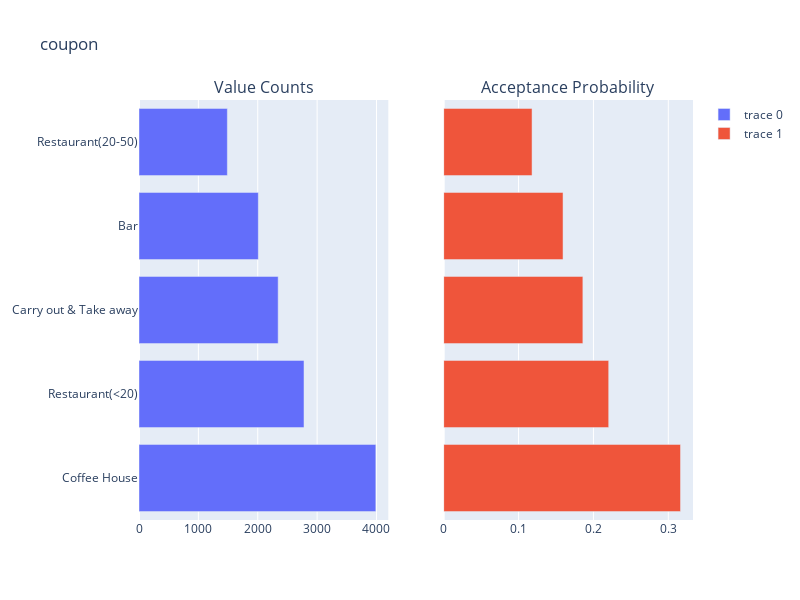

The cell this chart's notebook holds for it:
### Markdown cell above
###  Coupon

### Code cell
show_dist_prob(df.copy(),'coupon')
check_correlation(df,'coupon','Y')

### Figure 1 — Plotly figure (JSON) as saved in the notebook; plotly's stock layout.template omitted (floating-point values rounded to 4 significant figures)
{"data": [{"orientation": "h", "type": "bar", "x": [3989, 2779, 2344, 2010, 1488], "xaxis": "x", "y": ["Coffee House", "Restaurant(<20)", "Carry out & Take away", "Bar", "Restaurant(20-50)"], "yaxis": "y"}, {"orientation": "h", "type": "bar", "x": [0.3163, 0.2204, 0.1859, 0.1594, 0.118], "xaxis": "x2", "y": ["Coffee House", "Restaurant(<20)", "Carry out & Take away", "Bar", "Restaurant(20-50)"], "yaxis": "y2"}], "layout": {"annotations": [{"font": {"size": 16}, "showarrow": false, "text": "Value Counts", "x": 0.225, "xanchor": "center", "xref": "paper", "y": 1, "yanchor": "bottom", "yref": "paper"}, {"font": {"size": 16}, "showarrow": false, "text": "Acceptance Probability", "x": 0.775, "xanchor": "center", "xref": "paper", "y": 1, "yanchor": "bottom", "yref": "paper"}], "height": 600, "title": {"text": "coupon"}, "width": 800, "xaxis": {"anchor": "y", "autorange": true, "domain": [0, 0.45], "range": [0, 4199.0], "type": "linear"}, "xaxis2": {"anchor": "y2", "autorange": true, "domain": [0.55, 1], "range": [0, 0.333], "type": "linear"}, "yaxis": {"anchor": "x", "autorange": true, "domain": [0, 1], "range": [-0.5, 4.5], "type": "category"}, "yaxis2": {"anchor": "x2", "autorange": true, "domain": [0, 1], "matches": "y", "range": [-0.5, 4.5], "showticklabels": false, "type": "category"}}}
